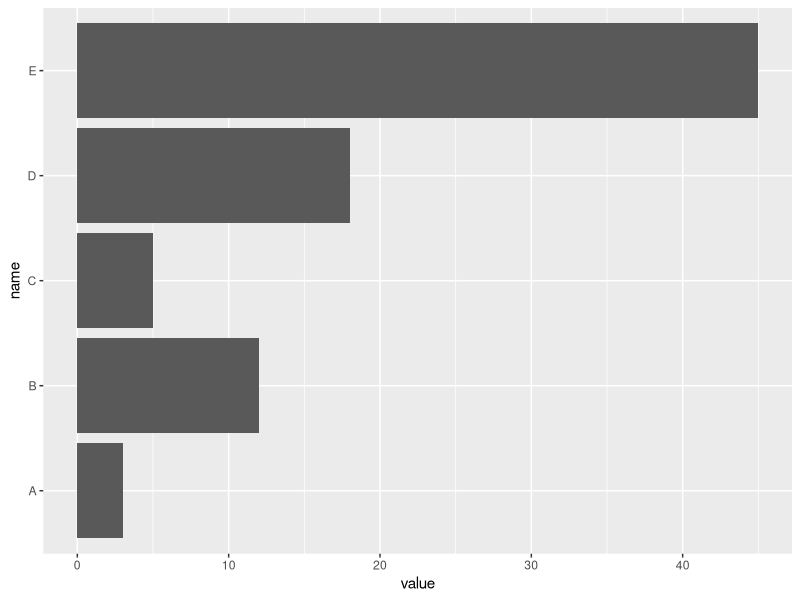

Source code (R):
# It often makes sense to turn your barplot horizontal. Indeed, it makes the group labels much easier to read.

# Fortunately, the coord_flip() function makes it a breeze.

# Load ggplot2
library(ggplot2)

# Create data
data <- data.frame(
  name=c("A","B","C","D","E") ,  
  value=c(3,12,5,18,45)
  )

# Barplot
ggplot(data, aes(x=name, y=value)) + 
  geom_bar(stat = "identity") +
  coord_flip()